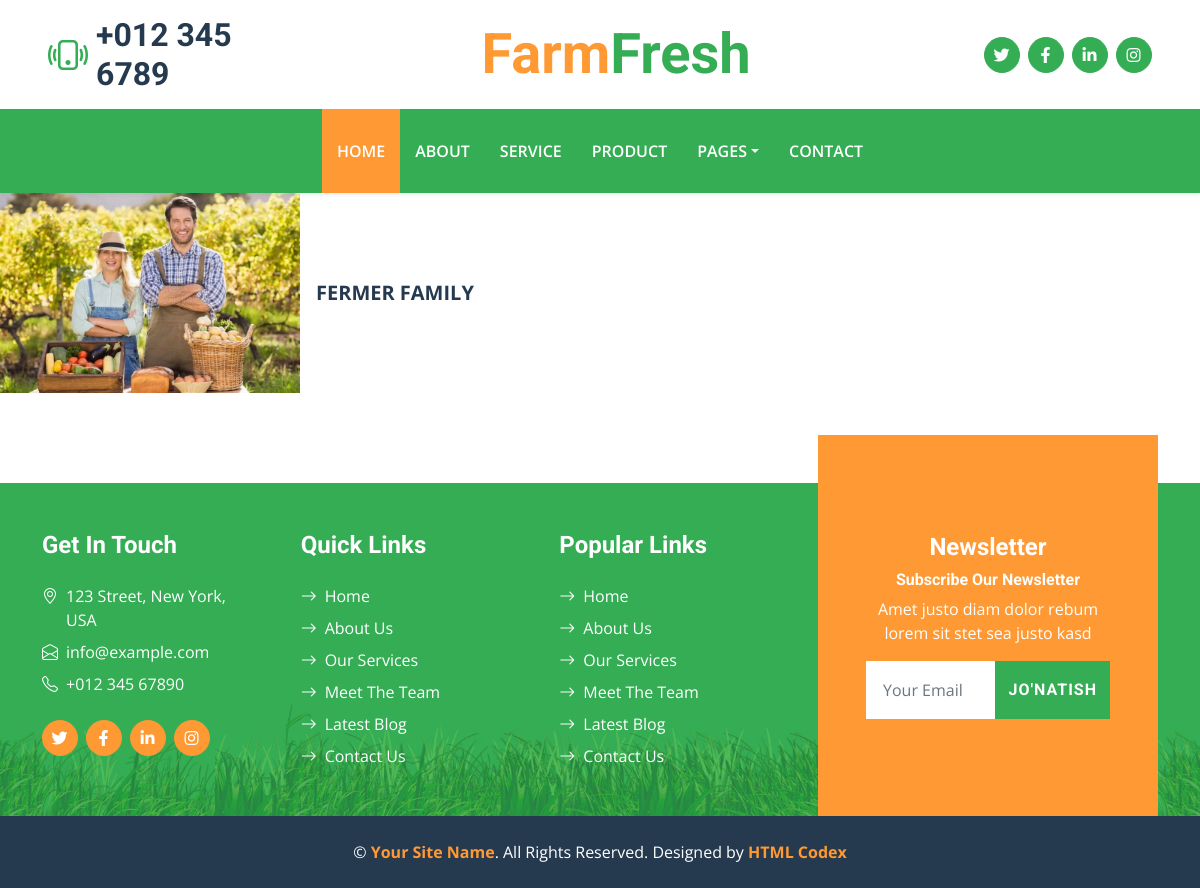
/posts/1, run on the app's committed database.
### blog/models.py (models this page shows, shortened)
class Post(models.Model):
    name = models.CharField(max_length=200)
    img = models.ImageField(upload_to='blog/img')

### blog/views.py (the view)
# urls.py: path('posts/<int:id>', postsdetailview, name='postsDetail'),
def postsdetailview(request,id):
    try:
        posts=Post.objects.get(id=id)
        context = {
            "posts":posts
        }
    except posts.DoesNotExist:
        raise Http404("No posts found")
    return render(request,"posts_Detail.html",context=context)

### templates/posts_Detail.html
{% extends 'base.html' %}
{% load static %}
{% block content %}
   <div class="d-flex overflow-hidden mb-3">
                            <img class="img-fluid flex-shrink-0" src={{posts.img.url}} style="width: 300px;" alt="">
                            <a href="" class="d-flex align-items-center bg-white text-dark fs-5 fw-bold px-3 mb-0">{{posts.name}}</a>
                        </div>
{% endblock content %}

### static/css/style.css (style rules this page uses)
:root { --primary: #34AD54; --secondary: #FF9933; --light: #F6FFF2; --dark: #263A4F; }

### templates/base.html (style rules this page uses)
:root { --primary: #34AD54; --secondary: #FF9933; --light: #F6FFF2; --dark: #263A4F; }

### data on the page
Post: img (picture), name "FERMER FAMILY"
